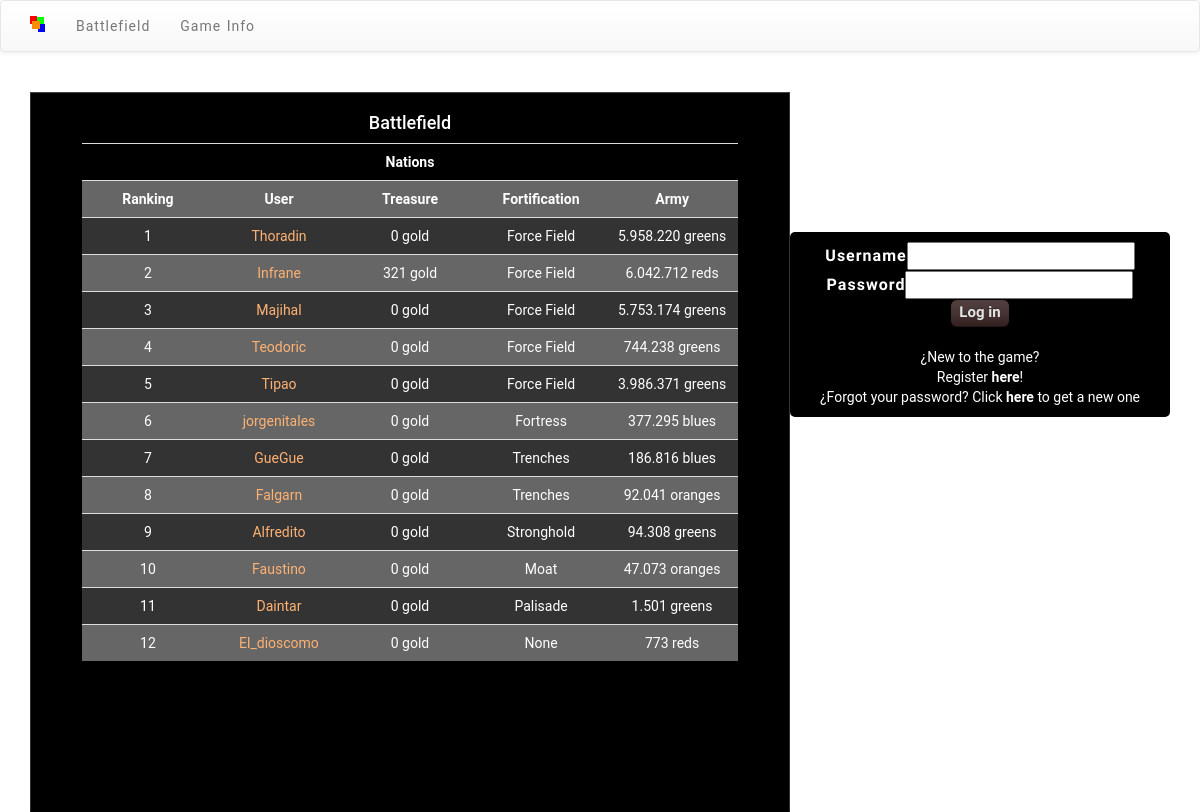
Screenshot of /battlefield.php with the database file from the repository.
### tables this page shows
CREATE TABLE `usuarios` (
  `id` int(11) NOT NULL AUTO_INCREMENT,
  `usuario` varchar(20) NOT NULL,
  `mail` varchar(40) NOT NULL,
  `password` varchar(40) NOT NULL,
  `auth` tinyint(4) NOT NULL DEFAULT '1',
  `fecha_alta` date NOT NULL,
  `fort` smallint(6) NOT NULL DEFAULT '0',
  `siege` smallint(6) NOT NULL DEFAULT '0',
  `unitprod` smallint(6) NOT NULL DEFAULT '0',
  `units` int(11) NOT NULL DEFAULT '0',
  `gold` bigint(30) NOT NULL DEFAULT '0',
  `race` tinyint(4) NOT NULL DEFAULT '0',
  `berserkers` int(11) NOT NULL DEFAULT '0',
  `paladins` int(11) NOT NULL DEFAULT '0',
  `merchants` int(11) NOT NULL DEFAULT '0',
  `racechanges` tinyint(4) NOT NULL DEFAULT '0',
  `injured` int(11) NOT NULL DEFAULT '0',
  PRIMARY KEY (`id`)
);

CREATE TABLE `rankings` (
  `id_usuario` int(11) NOT NULL,
  `attack_rank` int(11) NOT NULL,
  `defense_rank` int(11) NOT NULL,
  `overall_rank` int(11) NOT NULL,
  PRIMARY KEY (`id_usuario`)
);

CREATE TABLE `units` (
  `id_usuario` int(11) NOT NULL,
  `untrained` int(11) NOT NULL DEFAULT '0',
  `injured` int(11) NOT NULL DEFAULT '0',
  `berserkers` int(11) NOT NULL DEFAULT '0',
  `paladins` int(11) NOT NULL DEFAULT '0',
  `merchants` int(11) NOT NULL DEFAULT '0',
  PRIMARY KEY (`id_usuario`)
);

### includes/reglas.php (called while the page is built, shortened)
<?php
$tech_fort = array("None", "Palisade", "Stone Walls", "Battlements", "Bastion", "Towers", "Moat", "Stronghold", "Citadel", "Trenches", "Fortress", "Bunker", "Shelter", "AEGIS System", "Force Field");
$racestyle = "";
?>

### includes/funciones.php (called while the page is built, shortened)
<?php
function formatNum($num){
	return number_format($num,0,",",".");
}
function getRank($id){
	$sql = mysql_query("select * from rankings where id_usuario=$id");
	return mysql_fetch_object($sql);
}
function getUnits($usuario){
	$sql = "select * from units where id_usuario = $usuario->id";
	if (!$sql){
		echo "Error en la consulta SQL para getUnits";
	}
	else {
		$result = mysql_query($sql);
		if(mysql_num_rows($result)<=0){
			echo "El usuario no existe o no tiene unidades";
		}
		else return mysql_fetch_object($result);
	}
}
function getTFF($units){
	return $units->untrained+$units->berserkers+$units->paladins+$units->merchants;
}
?>

### includes/body_battlefield.php (the view)
<?php
$sql = mysql_query("SELECT * FROM usuarios AS u JOIN rankings as r ON r.id_usuario = u.id ORDER BY r.overall_rank");
$par = 'impar';
echo "<h2>Battlefield</h2>";
echo "<table class='stats table'>
	<tr class='$racestyle'>
	<th colspan='5'>Nations</th>
	</tr>
	<tr class='$par'>
	<th>Ranking</th><th width='20%'>User</th><th width='20%'>".constant('string_oro')."</th><th width='20%'>".constant('string_fort')."</th><th width='20%'>".constant('string_units')."</th>
	</th>
	</tr>";
while ($usuario = mysql_fetch_object($sql)){
	$nombre = $usuario->usuario;
	$gold = formatNum($usuario->gold);
	$fort = $tech_fort[$usuario->fort];
	$units = formatNum(getTFF(getUnits($usuario)));
	$id = $usuario->id;
	$or = getRank($usuario->id)->overall_rank;
	($par=='par') ? ($par = 'impar') : ($par = 'par');
	if ($usuario->race == 0) $units_type = constant('string_race0');
		else if ($usuario->race == 1) $units_type = constant('string_race1');
		else if ($usuario->race == 2) $units_type = constant('string_race2');
		else if ($usuario->race == 3) $units_type = constant('string_race3');
	echo
	"<tr class='$par'>
	<td>$or</td><td><a href='../stats.php?id=$id'>$nombre</a></td> <td>$gold ".constant('string_moneda')."</td> <td>$fort</td> <td>$units $units_type</td>
	</tr>
	";
	}
echo "</table>";
?>

### battlefield.php (shortened to what this page needs)
<!DOCTYPE html PUBLIC "-//W3C//DTD XHTML 1.0 Transitional//EN" "http://www.w3.org/TR/xhtml1/DTD/xhtml1-transitional.dtd">
<html xmlns="http://www.w3.org/1999/xhtml">
    <head>
        <?php
        require_once("includes/cabecera.php");
        ?>
            <div class="maqueta col-md-8">
                <?php
                require_once("includes/body_battlefield.php");
                ?>
            </div>
        </div>
        </body>
</html>

### includes/cabecera.php (shortened to what this page needs)
<?php
include_once('funciones.php');
?>
<link rel="stylesheet" href="css/bootstrap.min.css" type="text/css" />
<link rel="stylesheet" href="css/bootstrap-theme.min.css" type="text/css" />
<link rel="stylesheet" href="css/goldies.css" type="text/css" />
</head>
<body>
    <?php
    if (isset($_SESSION['userid'])) {
        ?>
        <nav class="navbar navbar-default">
            <div class="container">
                <div class="navbar-header">
                    <button type="button" class="navbar-toggle collapsed" data-toggle="collapse" data-target="#bs-example-navbar-collapse-1">
                        <span class="sr-only">Toggle navigation</span>
                        <span class="icon-bar"></span>
                        <span class="icon-bar"></span>
                        <span class="icon-bar"></span>
                    </button>
                    <a class="navbar-brand" href="index.php"><img alt="Brand" src="favicon.ico"></a>
                </div>
                <div class="collapse navbar-collapse" id="bs-example-navbar-collapse-1">
                    <ul class="nav navbar-nav">
                        <li><a href="hq.php">Headquarters</a></li>
                        <li><a href="tech.php">Techs</a></li>
                        <li><a href="battlefield.php">Battlefield</a></li>
                        <li><a href="training.php">Training</a></li>
                        <li><a href="info.php">Game Info</a></li>
                        <li><a href="rankings.php">Rankings</a></li>
                        <li><a href="combatlog.php">Combat Log</a></li>
                        <li><a href="economy.php">Economy</a></li>
                    </ul>
                </div>
            </div>
        </nav>
        <div class="container">
            <?php
        } else {
            ?>
            <nav class="navbar navbar-default">
                <div class="container">
                    <div class="navbar-header">
                        <a class="navbar-brand" href="index.php"><img alt="Brand" src="favicon.ico"></a>
                    </div>
                    <div class="collapse navbar-collapse" id="bs-example-navbar-collapse-1">
                        <ul class="nav navbar-nav">
                            <li><a href="battlefield.php">Battlefield</a></li>
                            <li><a href="info.php">Game Info</a></li>
                        </ul>
                    </div>
                </div>
            </nav>
            <div class="container">
                <?php
            }
            require_once('includes/login.php');
            ?>

### includes/login.php (shortened to what this page needs)
<?php
include_once("reglas.php");
?>
<div class="maqueta_derecha col-md-4">
    <div class="form_usuario">
        <?php
        if (!isset($_SESSION['userid'])) {
            ?>
            <form action="" method="post" class="login">
                <div class="mensaje_logueado"><label>Username <br /></label><input name="usuario" type="text" /></div>
                <div class="mensaje_logueado"><label>Password <br /></label><input name="password" type="password" /></div>
                <div class="mensaje_logueado"><input name="login" type="submit" value="Log in" class="button medium black" /></div>
            </form>
            <div class="registrar">
                <br />¿New to the game?<br/>Register <a href="../registrar.php"><strong>here</strong></a>!
                <br />¿Forgot your password? Click <a href="../recuperarpw.php"><strong>here</strong></a> to get a new one
            </div>
        </div>
    <?php
}
?>
</div>

### css/goldies.css (style rules this page uses)
html, body { background: white; color: white; }
.maqueta { margin-top: 20px; position: relative; border-top: 1px solid #444; border-right: 1px solid #333; border-bottom: 1px solid #000; border-left: 1px solid #333; background: black; min-height: 720px; height: 100%; }
.maqueta_derecha { float: right; position: relative; padding: 14% 0 1em 0; overflow: hidden; }
.login { text-align: center; }
.registrar { text-align: center; font-family: "Roboto", sans-serif; font-size: 14px; }
.form_usuario { background-color: black; text-align: center; margin-left: auto; margin-right: auto; color: white; border-radius: 5px; padding: 10px; }
h1, h2, h3, h4 { font-family: "Roboto", sans-serif; text-align: center; }
h2 { color: white; font-size: 18px; word-spacing: 2px; }
a:link, a:hover, a:visited, a:active { text-decoration: none; color: #FDFDFD; }
.mensaje_logueado { font-family: "Signika", "Roboto", sans-serif; font-size: 16px; letter-spacing: 1px; word-spacing: 2px; text-transform: capitalize; text-align: center; }
ul { margin-left: 50px; font-size: 14px; }
li { padding: 5px; word-spacing: 1px; letter-spacing: 1px; font-family: "Roboto", sans-serif; }
label { line-height: 20px; white-space: nowrap; }
.button, .button:visited { background: #222 url(../img/overlay.png) repeat-x; display: inline-block; padding: 3px 8px 4px; color: #E5E5E5; font-family: "Signika", "Roboto", sans-serif; text-decoration: none; -moz-border-radius: 6px; -webkit-border-radius: 6px; -moz-box-shadow: 0 1px 3px rgba(0, 0, 0, 0.6); -webkit-box-shadow: 0 1px 3px rgba(0, 0, 0, 0.6); text-shadow: 0 -1px 1px rgba(0, 0, 0, 0.25); border-top: 0px; border-left: 0px; border-right: 0px; border-bottom: 1px solid rgba(0, 0, 0, 0.25); position: relative; cursor: pointer; }
.button, .button:visited, .medium.button, .medium.button:visited { font-size: 15px; font-weight: bold; line-height: 1.3; text-shadow: 0 -1px 1px rgba(0, 0, 0, 0.25); }
.black.button, .black.button:visited { background-color: #180000; }
#pswd_info ul, li { margin: 0; padding: 0; list-style-type: none; }
table.stats { font-family: "Roboto", sans-serif; color: white; text-align: center; padding: 10px; width: 90%; margin-left: auto; margin-right: auto; }
tr.par { background-color: #333333; }
tr.impar { background-color: #666666; }
.stats td { padding: 2px; }
.stats th { padding: 4px; }
.stats a:link, a:hover, a:visited, a:active { text-decoration: none; color: #FFB273; }
th { text-align: center; }

### rows the page displays
usuarios: id.overall_rank "1", usuario "Thoradin", gold "0", fort "Force Field", units.untrained+berserkers+paladins "5.958.220", units_type "greens"
usuarios: id.overall_rank "2", usuario "Infrane", gold "321", fort "Force Field", units.untrained+berserkers+paladins "6.042.712", units_type "reds"
usuarios: id.overall_rank "3", usuario "Majihal", gold "0", fort "Force Field", units.untrained+berserkers+paladins "5.753.174", units_type "greens"
usuarios: id.overall_rank "4", usuario "Teodoric", gold "0", fort "Force Field", units.untrained+berserkers+paladins "744.238", units_type "greens"
usuarios: id.overall_rank "5", usuario "Tipao", gold "0", fort "Force Field", units.untrained+berserkers+paladins "3.986.371", units_type "greens"
usuarios: id.overall_rank "6", usuario "jorgenitales", gold "0", fort "Fortress", units.untrained+berserkers+paladins "377.295", units_type "blues"
usuarios: id.overall_rank "7", usuario "GueGue", gold "0", fort "Trenches", units.untrained+berserkers+paladins "186.816", units_type "blues"
usuarios: id.overall_rank "8", usuario "Falgarn", gold "0", fort "Trenches", units.untrained+berserkers+paladins "92.041", units_type "oranges"
usuarios: id.overall_rank "9", usuario "Alfredito", gold "0", fort "Stronghold", units.untrained+berserkers+paladins "94.308", units_type "greens"
usuarios: id.overall_rank "10", usuario "Faustino", gold "0", fort "Moat", units.untrained+berserkers+paladins "47.073", units_type "oranges"
usuarios: id.overall_rank "11", usuario "Daintar", gold "0", fort "Palisade", units.untrained+berserkers+paladins "1.501", units_type "greens"
usuarios: id "12", usuario "El_dioscomo", gold "0", fort "None", units.untrained "773", units_type "reds"

### other values shown
constant('string_oro') "Treasure"
constant('string_fort') "Fortification"
constant('string_units') "Army"
